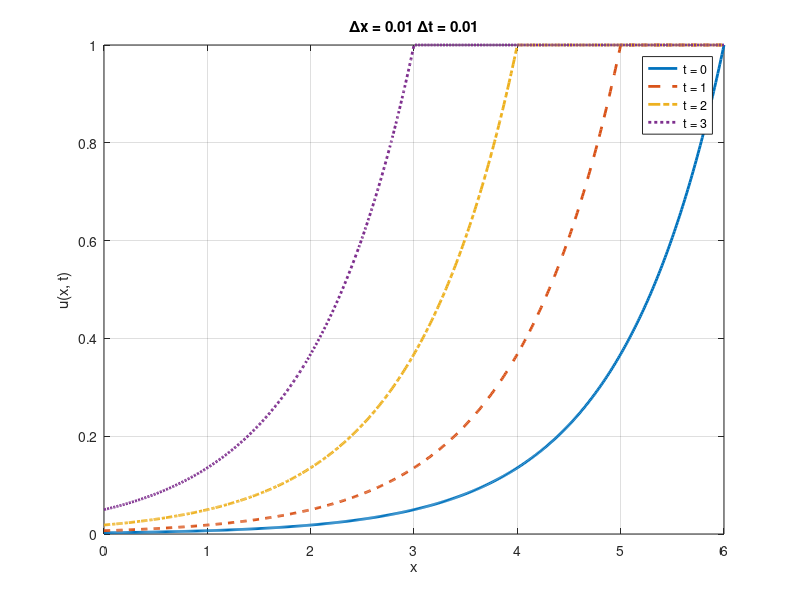

Write MATLAB code to recreate this figure.
%% MATH 433 HW 2 Cade Anderson
%Solving the Cauchy Problem:
% u_t + cu_x = 0 xE[0, 6] t>0
%u(x, 0) = exp(x-6)
%u(6, t) = 1


c = -1;
%Define our domain, note that we discretize our space using dx, rather than
%N
a = 0; b = 6; dx = 0.01;
N = (b-a)/dx;
x = a:dx:b; 

%Define our time
tend = 3; dt = 0.01;
Nt = tend/dt;
t = 0:dt:tend;

%Initialize our solution matrix u: each row is a fixed time, each column a
%fixed x
u = zeros(Nt+1, N+1);

%Initial Condition
u(1, :) = exp(x-6);

%Boundary Condition
u(:, end) = 1;

%March through time and space
for n=1:Nt %Nt = length(t) -1
    for j = 1:length(x)-1 % N = length(x) -1
        %NOTE: Forward Difference Method
        u(n+1, j) = u(n, j) - c*dt/dx*(u(n, j+1) - u(n, j));
    end
end

figure()
plot(x, u(1, :), 'LineWidth', 2)
hold on
plot(x, u(101, :), 'LineWidth', 2, 'LineStyle','--')
plot(x, u(201, :), 'LineWidth', 2, 'LineStyle','-.')
plot(x, u(301, :), 'LineWidth', 2, 'LineStyle',':')
grid on; title('\Deltax = 0.01 \Deltat = 0.01'); xlabel('x'); ylabel('u(x, t)');
legend('t = 0', 't = 1', 't = 2', 't = 3'); 

